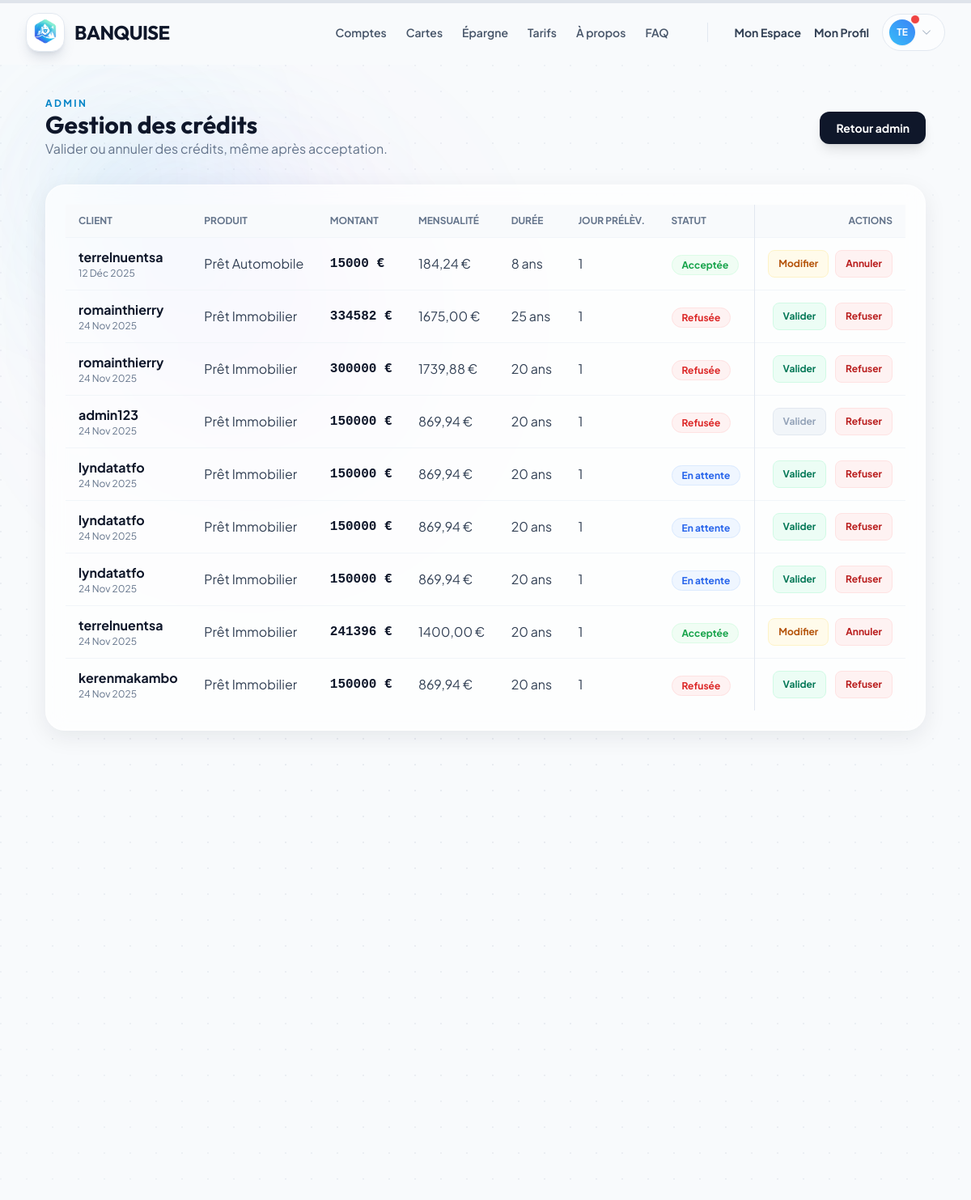
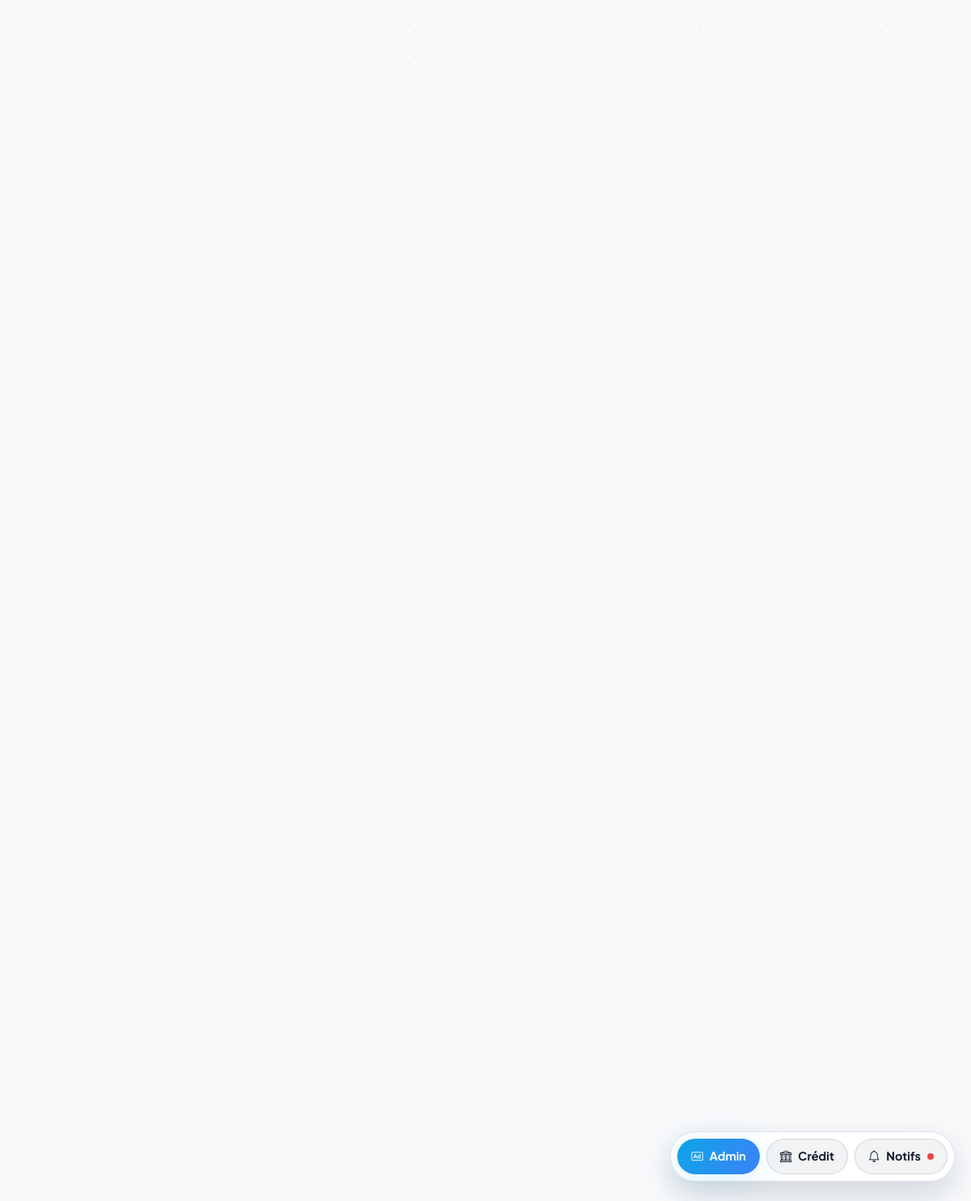
Page /console/credits/ (signed in) on the committed database (2 pictures, top to bottom).
### scoring/models.py (models this page shows, shortened)
class DemandeCredit(models.Model):
    STATUT_CHOICES = [
        ('EN_ATTENTE', 'En Attente'),
        ('ACCEPTEE', 'Acceptée'),
        ('REFUSEE', 'Refusée'),
    ]
    ETAT_SANTE_CHOIX = [
        ('BON', 'Bon'),
        ('MOYEN', 'Moyen'),
        ('FAIBLE', 'Faible'),
    ]
    user = models.ForeignKey(User, on_delete=models.CASCADE)
    produit = models.ForeignKey(ProduitPret, on_delete=models.SET_NULL, null=True, blank=True)
    montant_souhaite = models.IntegerField(default=0)
    duree_souhaitee_annees = models.IntegerField(default=0)
    apport_personnel = models.IntegerField(default=0)
    revenus_mensuels = models.IntegerField(default=0)
    loyer_actuel = models.IntegerField(default=0)
    dettes_mensuelles = models.IntegerField(default=0)
    enfants_a_charge = models.IntegerField(default=0)
    emploi_snapshot = models.ForeignKey(TypeEmploi, on_delete=models.SET_NULL, null=True, blank=True)
    logement_snapshot = models.ForeignKey(TypeLogement, on_delete=models.SET_NULL, null=True, blank=True)
    sante_snapshot = models.CharField(max_length=10, choices=ETAT_SANTE_CHOIX, default='BON')
    score_calcule = models.IntegerField(null=True, blank=True)
    taux_calcule = models.DecimalField(max_digits=5, decimal_places=2, null=True, blank=True)
    recommendation = models.CharField(max_length=50, blank=True)
    statut = models.CharField(max_length=20, choices=STATUT_CHOICES, default='EN_ATTENTE')
    date_demande = models.DateTimeField(auto_now_add=True)
    ia_decision = models.CharField(max_length=20, choices=STATUT_CHOICES, null=True, blank=True)
    mensualite_calculee = models.DecimalField(max_digits=10, decimal_places=2, null=True, blank=True)
    soumise = models.BooleanField(default=False)
    echeances_payees = models.IntegerField(default=0)
    dernier_prelevement = models.DateField(null=True, blank=True)
    date_acceptation = models.DateField(null=True, blank=True)
    jour_prelevement = models.PositiveSmallIntegerField(default=1)
    compte_versement = models.ForeignKey(Compte, on_delete=models.SET_NULL, null=True, blank=True, related_name='credits_verses')

class ProduitPret(models.Model):
    nom = models.CharField(max_length=100)
    taux_ref = models.DecimalField(max_digits=5, decimal_places=2, default=3.50)

### scoring/views.py (the view, shortened to what this page needs)
# urls.py: path('console/credits/', views.admin_manage_credits, name='admin_manage_credits'),
@staff_member_required
def admin_manage_credits(request):
    demandes = DemandeCredit.objects.select_related('user', 'produit').prefetch_related('user__comptes').order_by('-date_demande')
    unread_notifs = Notification.objects.filter(user=request.user, est_lu=False).count()
    return render(request, 'scoring/admin_credits_manage.html', {
        'demandes': demandes,
        'unread_notifs': unread_notifs,
    })

### templates/scoring/admin_credits_manage.html (shortened to what this page needs)
{% extends "base.html" %}
{% block content %}
<div class="relative min-h-screen bg-slate-50 overflow-hidden">
    <div class="absolute inset-0 ambient-surface" aria-hidden="true">
        <div class="ambient-grid"></div>
        <div class="ambient-blob sm blue animate-blob"></div>
        <div class="ambient-blob md ice animate-blob animation-delay-2000"></div>
        <div class="ambient-blob lg purple animate-blob animation-delay-4000"></div>
    </div>
    <div class="relative z-10 max-w-6xl mx-auto px-4 sm:px-6 lg:px-8 py-10 space-y-8">
        <div class="flex flex-col md:flex-row md:items-center md:justify-between gap-4">
            <div>
                <p class="text-xs font-bold uppercase tracking-[0.2em] text-ice-600">Admin</p>
                <h1 class="text-3xl font-display font-bold text-slate-900">Gestion des crédits</h1>
                <p class="text-slate-500">Valider ou annuler des crédits, même après acceptation.</p>
            </div>
            <a href="{% url 'admin_dashboard' %}"
                class="px-5 py-2.5 rounded-xl bg-slate-900 text-white font-bold text-sm hover:-translate-y-0.5 transition shadow-lg">Retour
                admin</a>
        </div>
        <div class="glass-panel p-6 rounded-[1.5rem] overflow-hidden">
            <div class="overflow-x-auto">
                <table class="w-full text-left border-collapse">
                    <thead>
                        <tr class="text-xs font-bold uppercase text-slate-500 bg-slate-50 border-b border-slate-100">
                            <th class="px-4 py-3">Client</th>
                            <th class="px-4 py-3">Produit</th>
                            <th class="px-4 py-3">Montant</th>
                            <th class="px-4 py-3">Mensualité</th>
                            <th class="px-4 py-3">Durée</th>
                            <th class="px-4 py-3">Jour prélèv.</th>
                            <th class="px-4 py-3">Statut</th>
                            <th class="px-4 py-3 text-right border-l border-slate-200">Actions</th>
                        </tr>
                    </thead>
                    <tbody class="divide-y divide-slate-100">
                        {% for d in demandes %}
                        <tr class="hover:bg-white/70 transition">
                            <td class="px-4 py-3">
                                <div class="font-bold text-slate-900">{{ d.user.username }}</div>
                                <div class="text-xs text-slate-500">{{ d.date_demande|date:"d M Y" }}</div>
                            </td>
                            <td class="px-4 py-3 text-slate-700">{% if d.produit %}{{ d.produit.nom }}{% else %}Crédit{% endif %}</td>
                            <td class="px-4 py-3 font-mono font-bold text-slate-900">{{ d.montant_souhaite }} €</td>
                            <td class="px-4 py-3 text-slate-700">{{ d.mensualite_calculee|default:"-" }} €</td>
                            <td class="px-4 py-3 text-slate-700">{{ d.duree_souhaitee_annees }} ans</td>
                            <td class="px-4 py-3 text-slate-700">{{ d.jour_prelevement }}</td>
                            <td class="px-4 py-3">
                                {% if d.statut == 'ACCEPTEE' %}
                                <span
                                    class="px-3 py-1 rounded-full text-xs font-bold bg-green-50 text-green-600 border border-green-100">Acceptée</span>
                                {% elif d.statut == 'REFUSEE' %}
                                <span
                                    class="px-3 py-1 rounded-full text-xs font-bold bg-red-50 text-red-600 border border-red-100">Refusée</span>
                                {% else %}
                                <span
                                    class="px-3 py-1 rounded-full text-xs font-bold bg-blue-50 text-blue-600 border border-blue-100">En
                                    attente</span>
                                {% endif %}
                            </td>
                            <td class="px-4 py-3 text-right space-x-2 border-l border-slate-200">
                                {% if d.statut == 'ACCEPTEE' %}
                                <div class="inline-flex items-center gap-2">
                                    <a href="{% url 'admin_edit_credit' d.id %}"
                                        class="px-3 py-2 inline-flex items-center justify-center rounded-lg bg-amber-50 text-amber-700 text-xs font-bold border border-amber-100 hover:bg-amber-100">
                                        Modifier
                                    </a>
                                    <form method="post" action="{% url 'admin_manage_credits' %}">
                                        <button type="submit"
                                            class="px-3 py-2 rounded-lg bg-red-50 text-red-700 text-xs font-bold border border-red-100 hover:bg-red-100">Annuler</button>
                                    </form>
                                </div>
                                {% else %}
                                <form method="post" action="{% url 'admin_manage_credits' %}" class="inline-flex items-center gap-2">
                                    <button type="submit"
                                        {% if not d.compte_versement %}disabled class="px-3 py-2 rounded-lg bg-slate-100 text-slate-400 text-xs font-bold border border-slate-200 cursor-not-allowed"{% else %}class="px-3 py-2 rounded-lg bg-emerald-50 text-emerald-700 text-xs font-bold border border-emerald-100 hover:bg-emerald-100"{% endif %}>
                                        Valider
                                    </button>
                                </form>
                                <form method="post" action="{% url 'admin_manage_credits' %}" class="inline">
                                    <button type="submit"
                                        class="px-3 py-2 rounded-lg bg-red-50 text-red-700 text-xs font-bold border border-red-100 hover:bg-red-100">Refuser</button>
                                </form>
                                {% endif %}
                            </td>
                        </tr>
                        {% endfor %}
                    </tbody>
                </table>
            </div>
        </div>
    </div>
</div>
{% endblock %}

### templates/base.html (shortened to what this page needs)
{% load static %}
<!DOCTYPE html>
<html lang="fr" class="scroll-smooth">
<head>
    <link rel="stylesheet" href="https://cdn.jsdelivr.net/npm/bootstrap-icons@1.11.3/font/bootstrap-icons.min.css">
    <script src="https://cdn.tailwindcss.com"></script>
    <link rel="stylesheet" href="{% static 'css/banquise.css' %}">
</head>
<body data-auth="{{ user.is_authenticated|yesno:'1,0' }}"
    class="text-slate-800 antialiased flex flex-col min-h-screen overflow-x-hidden selection:bg-ice-200 selection:text-ice-900">
    {% block navbar %}
    <nav id="main-nav" class="fixed w-full z-50 transition-all duration-300 border-b border-transparent top-0">
        <div class="max-w-7xl mx-auto px-4 sm:px-6 lg:px-8">
            <div class="flex justify-between items-center h-20">
                <a href="{% url 'home' %}" class="flex items-center gap-3 group relative z-50">
                    <div
                        class="w-12 h-12 rounded-2xl overflow-hidden shadow-lg shadow-slate-500/20 group-hover:shadow-ice-500/30 group-hover:scale-105 transition-all duration-300 bg-white border border-slate-200">
                        <img src="{% static 'docs/logobanquise.png' %}" alt="Banquise"
                            class="w-full h-full object-contain">
                    </div>
                    <span class="font-display font-bold text-2xl tracking-tight text-slate-900">BANQUISE</span>
                </a>
                <div class="hidden md:flex items-center gap-8">
                    <div class="flex items-center gap-6 mr-4">
                        <a href="{% url 'produits_comptes' %}"
                            class="text-sm font-semibold text-slate-600 hover:text-ice-600 transition-colors">Comptes</a>
                        <a href="{% url 'produits_cartes' %}"
                            class="text-sm font-semibold text-slate-600 hover:text-ice-600 transition-colors">Cartes</a>
                        <a href="{% url 'produits_epargne' %}"
                            class="text-sm font-semibold text-slate-600 hover:text-ice-600 transition-colors">Épargne</a>
                        <a href="{% url 'tarifs' %}"
                            class="text-sm font-semibold text-slate-600 hover:text-ice-600 transition-colors">Tarifs</a>
                        <a href="{% url 'a_propos' %}"
                            class="text-sm font-semibold text-slate-600 hover:text-ice-600 transition-colors">À
                            propos</a>
                        <a href="{% url 'support' %}"
                            class="text-sm font-semibold text-slate-600 hover:text-ice-600 transition-colors">FAQ</a>
                    </div>
                    {% if user.is_authenticated %}
                    <div class="flex items-center gap-4">
                        <a href="{% url 'dashboard' %}"
                            class="text-sm font-bold text-slate-700 hover:text-ice-600 transition-colors">Mon Espace</a>
                        <a href="{% url 'profil' %}"
                            class="text-sm font-bold text-slate-700 hover:text-ice-600 transition-colors">Mon Profil</a>
                        <div class="relative group">
                            <button
                                class="flex items-center gap-2 py-1.5 pl-2 pr-4 rounded-full bg-white/50 border border-slate-200 hover:bg-white hover:shadow-md transition-all">
                                <div
                                    class="relative w-8 h-8 rounded-full bg-gradient-to-tr from-ice-400 to-blue-500 flex items-center justify-center text-white shadow-sm">
                                    <span class="text-xs font-bold">{{ user.username|slice:":2"|upper }}</span>
                                    {% if unread_notifs and unread_notifs > 0 %}
                                    <span
                                        class="absolute -top-1.5 -right-1.5 w-3 h-3 rounded-full bg-red-500 border border-white"></span>
                                    {% endif %}
                                </div>
                                <i
                                    class="bi bi-chevron-down text-xs text-slate-400 group-hover:rotate-180 transition-transform"></i>
                            </button>
                        </div>
                    </div>
                    {% endif %}
                </div>
            </div>
        </div>
    </nav>
    {% endblock %}
    <main class="flex-grow w-full relative z-10 {% block main_padding %}pt-20{% endblock %}">
        {% block content %}{% endblock %}
    </main>
    {% if request.resolver_match and request.resolver_match.url_name != 'login' and request.resolver_match.url_name != 'register' and request.resolver_match.url_name != 'support' %}
    <div class="floating-dock flex">
        {% if user.is_authenticated %}
        {% if user.is_staff %}
        <a href="{% url 'admin_dashboard' %}" class="dock-btn primary"><i class="bi bi-badge-ad"></i><span class="dock-label">Admin</span></a>
        <a href="{% url 'admin_manage_credits' %}" class="dock-btn secondary"><i class="bi bi-bank"></i><span class="dock-label">Crédit</span></a>
        <a href="{% url 'notifications' %}" class="dock-btn secondary"><i class="bi bi-bell"></i><span class="dock-label">Notifs</span>
            {% if unread_notifs and unread_notifs > 0 %}
            <span class="notification-dot dock-dot"></span>
            {% endif %}
        </a>
        {% endif %}
        {% else %}
        <a href="{% url 'register' %}" class="dock-btn primary"><i class="bi bi-magic"></i><span class="dock-label">Créer un compte</span></a>
        <a href="{% url 'support' %}" class="dock-btn secondary"><i class="bi bi-question-circle"></i><span class="dock-label">Nous contacter</span></a>
        {% endif %}
    </div>
    {% endif %}
</body>
</html>

### rows in the picture
DemandeCredit: user.username "terrelnuentsa", date_demande "12 Déc 2025", produit.nom "Prêt Automobile", montant_souhaite "15000", mensualite_calculee "184,24", duree_souhaitee_annees "8", jour_prelevement "1", statut "Acceptée"
DemandeCredit: user.username "romainthierry", date_demande "24 Nov 2025", produit.nom "Prêt Immobilier", montant_souhaite "334582", mensualite_calculee "1675,00", duree_souhaitee_annees "25", jour_prelevement "1", statut "Refusée"
DemandeCredit: user.username "romainthierry", date_demande "24 Nov 2025", produit.nom "Prêt Immobilier", montant_souhaite "300000", mensualite_calculee "1739,88", duree_souhaitee_annees "20", jour_prelevement "1", statut "Refusée"
DemandeCredit: user.username "admin123", date_demande "24 Nov 2025", produit.nom "Prêt Immobilier", montant_souhaite "150000", mensualite_calculee "869,94", duree_souhaitee_annees "20", jour_prelevement "1", statut "Refusée"
DemandeCredit: user.username "lyndatatfo", date_demande "24 Nov 2025", produit.nom "Prêt Immobilier", montant_souhaite "150000", mensualite_calculee "869,94", duree_souhaitee_annees "20", jour_prelevement "1", statut "En attente"
DemandeCredit: user.username "lyndatatfo", date_demande "24 Nov 2025", produit.nom "Prêt Immobilier", montant_souhaite "150000", mensualite_calculee "869,94", duree_souhaitee_annees "20", jour_prelevement "1", statut "En attente"
DemandeCredit: user.username "lyndatatfo", date_demande "24 Nov 2025", produit.nom "Prêt Immobilier", montant_souhaite "150000", mensualite_calculee "869,94", duree_souhaitee_annees "20", jour_prelevement "1", statut "En attente"
DemandeCredit: user.username "terrelnuentsa", date_demande "24 Nov 2025", produit.nom "Prêt Immobilier", montant_souhaite "241396", mensualite_calculee "1400,00", duree_souhaitee_annees "20", jour_prelevement "1", statut "Acceptée"
DemandeCredit: user.username "kerenmakambo", date_demande "24 Nov 2025", produit.nom "Prêt Immobilier", montant_souhaite "150000", mensualite_calculee "869,94", duree_souhaitee_annees "20", jour_prelevement "1", statut "Refusée"

### other values in the picture
{{ user.username|slice:":2"|upper }} "TE"
